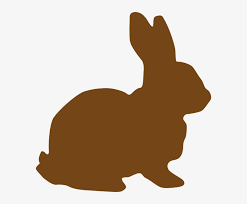
#> input picture Labelled Dataset/train/animals/1551165155372.png, 247 x 204 px, found by its file name; its folder holds only this picture in this run
$ python KNN.py
#> lines starting #> are read from the running program, lines starting #| are printed output that depends on the picture
import os
import cv2
import numpy as np
from skimage.feature import hog
from sklearn.neighbors import KNeighborsClassifier  # Import KNN classifier
from sklearn.metrics import classification_report
from sklearn.preprocessing import StandardScaler
import joblib  # to save and load the model
import time

# Function to extract features from an image
def extract_features(image_path):
    print(f"Extracting features from {image_path}")
    image = cv2.imread(image_path)
#> image is the input picture: shape (204, 247, 3); mean B, G, R 173.8, 188.7, 203.9
    if image is None:
        print(f"Error reading image: {image_path}")
        return None

    # Resize image to a fixed size
    image = cv2.resize(image, (128, 128))
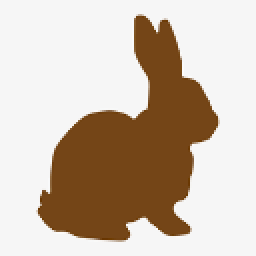
#> image: shape (128, 128, 3) (shown 2 times larger); mean B, G, R 173.7, 188.7, 203.9

    # HOG Feature Extraction
    hog_features = hog(image, pixels_per_cell=(16, 16), cells_per_block=(2, 2), visualize=False, channel_axis=-1)
#> hog_features = 1764 values, max 0.862 at index 1476, min 0 at index 0, mean 0.0712

    # SIFT Feature Extraction
    gray_image = cv2.cvtColor(image, cv2.COLOR_BGR2GRAY)
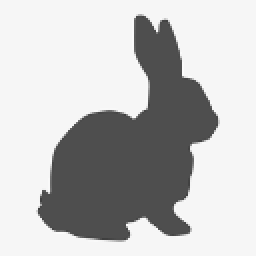
#> gray_image: shape (128, 128) (shown 2 times larger); min 62, max 252, mean 191.6
    sift = cv2.SIFT_create()
    keypoints, descriptors = sift.detectAndCompute(gray_image, None)
#> keypoints = 36 keypoints; strongest (x, y, size): (77, 23, 16), (61, 82, 43), (82, 12, 3.3), (65, 113, 2.4)
    if descriptors is None:
        sift_features = np.zeros((128,))  # Default if no keypoints detected
    else:
        sift_features = np.mean(descriptors, axis=0)  # Average of SIFT descriptors
#> sift_features = 128 values, max 107.1 at index 40, min 0 at index 27, mean 19.67

    # Color Histogram
    color_hist = cv2.calcHist([image], [0, 1, 2], None, [8, 8, 8], [0, 256, 0, 256, 0, 256])
    color_hist = cv2.normalize(color_hist, color_hist).flatten()
#> color_hist = 512 values, max 0.908 at index 511, min 0 at index 0, mean 0.00265

    # Combine all features
    features = np.concatenate((hog_features, sift_features, color_hist))
#> features = 2404 values, max 107.1 at index 1804, min 0 at index 0, mean 1.1
    print(f"Features extracted for {image_path}")
    return features

# Function to classify a new image using the trained model
def classify_new_image(image_path, model, scaler):
    print(f"Classifying new image: {image_path}")

    # Extract features
    features = extract_features(image_path)
    if features is None:
        return "Error in image processing"

    # Standardize the features using the training data scaler
    features_normalized = scaler.transform([features])  # Reshape and standardize

    # Predict class using trained KNN model
    prediction = model.predict(features_normalized)
    class_names = ['animals', 'man_made', 'nature', 'people']
    predicted_class = class_names[int(prediction[0])]

    print(f"Predicted class: {predicted_class}")
    return predicted_class

# Load dataset from train and test directories
def load_data(data_dir):
    print("Loading data...")
    X = []
    y = []
    categories = ['animals', 'man_made', 'nature', 'people']
    label_map = {category: idx for idx, category in enumerate(categories)}

    # Load training data
    for category in categories:
        category_path_train = os.path.join(data_dir, 'train', category)
        print(f"Loading training data from category: {category}")

        for img_file in os.listdir(category_path_train):
            img_path = os.path.join(category_path_train, img_file)
            features = extract_features(img_path)
            if features is not None:
                X.append(features)
                y.append(label_map[category])

    # Load testing data
    for category in categories:
        category_path_test = os.path.join(data_dir, 'test', category)
        print(f"Loading testing data from category: {category}")

        for img_file in os.listdir(category_path_test):
            img_path = os.path.join(category_path_test, img_file)
            features = extract_features(img_path)
            if features is not None:
                X.append(features)
                y.append(label_map[category])

    print("Data loading complete.")
    return np.array(X), np.array(y)

# Main script
if __name__ == "__main__":
    print("Starting image classification using KNN...")

    start_time = time.time()  # Start time

    # Check if model and scaler exist
    model_file = r'Comparative Analysis\knn_model.pkl'
    scaler_file = r'Comparative Analysis\knn_scaler.pkl'

    if os.path.exists(model_file) and os.path.exists(scaler_file):
        print("Loading the saved model and scaler...")
        model = joblib.load(model_file)
        scaler = joblib.load(scaler_file)
    else:
        print("Model and scaler not found. Training the model...")
        data_dir = r'.\Labelled Dataset'  # Path to your dataset directory

        # Load the data
#> (the run stopped early here; a loop or call above may not have finished)
